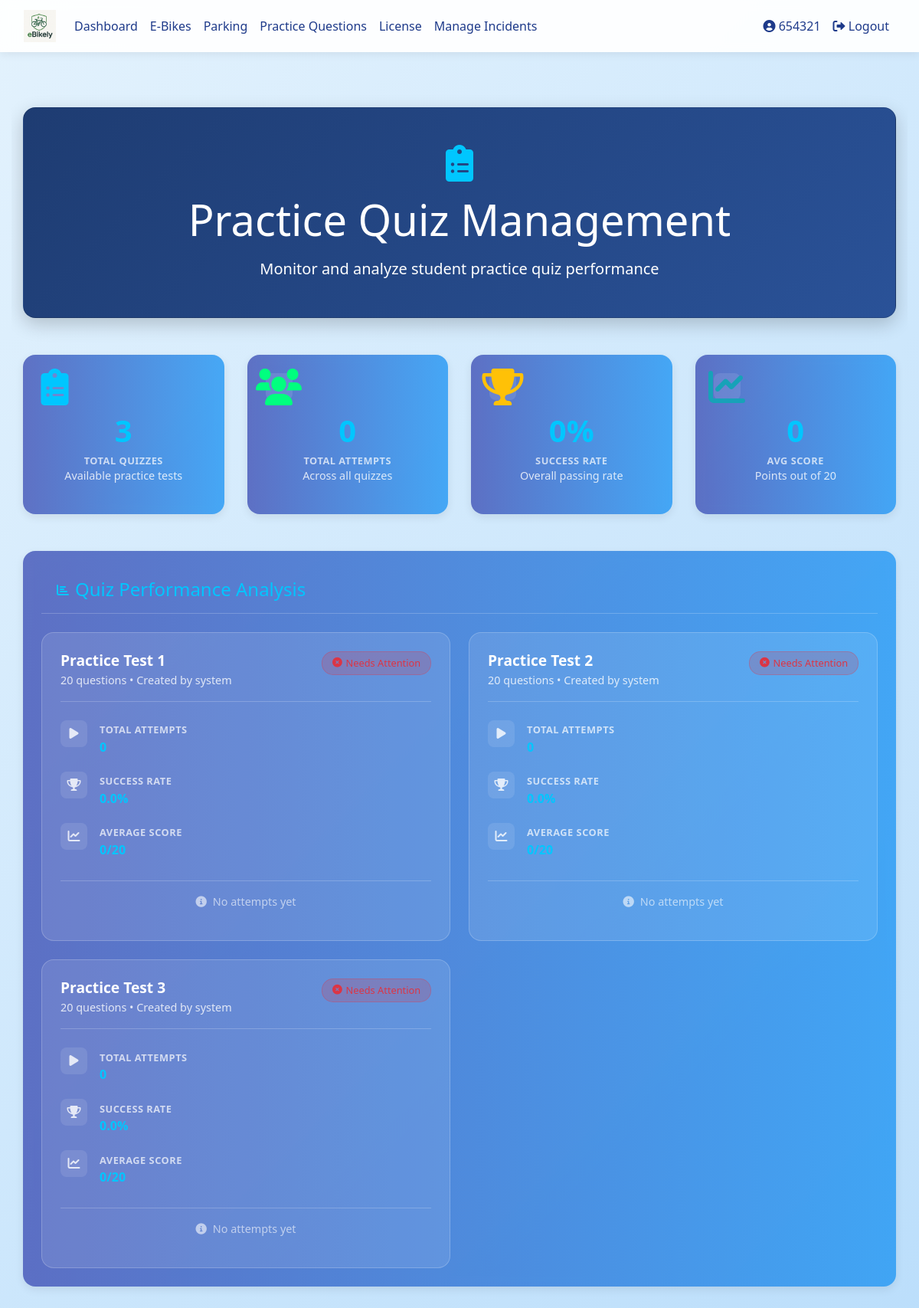
Screenshot of /admin/practice_quizzes (signed in) with the database file from the repository.
### database_setup.py (models this page shows)
class User(Base, UserMixin):
    __tablename__ = 'users'
    id = Column(Integer, primary_key=True)
    username = Column(String(150), unique=True, nullable=False)
    email = Column(String(150), nullable=True)
    password = Column(String(150), nullable=False)
    ebikes = relationship('EBike', back_populates='owner', cascade="all, delete-orphan")
    practice_tests = relationship('PracticeTest', back_populates='user', cascade="all, delete-orphan")
    real_tests = relationship('RealTest', back_populates='user', cascade="all, delete-orphan")
    practice_attempts = relationship("PracticeAttempt", back_populates="user", cascade="all, delete-orphan")
    parking_spot = relationship("ParkingSpot", back_populates="reserved_user", uselist=False)
    reservations = relationship("ParkingReservation", back_populates="user")
    incident_reports = relationship('IncidentReport', foreign_keys='IncidentReport.reported_user_id', back_populates='reported_user')
    has_license = Column(Boolean, default=False)
    role = Column(String(10))  # 'student' or 'teacher'
    department = Column(String(150))  # for teachers
    year = Column(Integer)  # for students
    house = Column(String(50))  # for students

class PracticeTest(Base):
    __tablename__ = 'practice_tests'
    id = Column(Integer, primary_key=True)
    name = Column(String(100), nullable=False)
    user_id = Column(Integer, ForeignKey('users.id'))  # <-- This line fixes the problem
    user = relationship('User', back_populates='practice_tests')  # <-- Define this side of the relationship
    questions = relationship('PracticeQuestion', back_populates='test', cascade="all, delete-orphan")

### app.py (the view)
@app.route('/admin/practice_quizzes')
@login_required
def admin_practice_quizzes():
    if current_user.role != 'teacher':
        flash("Access denied.", "danger")
        return redirect(url_for('dashboard'))
    session = SessionLocal()
    practice_tests = session.query(PracticeTest).all()
    test_stats = []
    for test in practice_tests:
        total_attempts = session.query(PracticeAttempt).filter_by(test_id=test.id).count()
        successful_attempts = session.query(PracticeAttempt).filter(
            PracticeAttempt.test_id == test.id,
            PracticeAttempt.score >= 16  # Assuming 16/20 is passing (80%)
        ).count()
        avg_score = session.query(PracticeAttempt.score).filter_by(test_id=test.id).all()
        average_score = sum([score[0] for score in avg_score]) / len(avg_score) if avg_score else 0
        recent_attempts = session.query(PracticeAttempt).options(
            joinedload(PracticeAttempt.user)
        ).filter_by(test_id=test.id).order_by(PracticeAttempt.attempt_date.desc()).limit(5).all()
        test_stats.append({
            'test': test,
            'total_attempts': total_attempts,
            'successful_attempts': successful_attempts,
            'success_rate': (successful_attempts / total_attempts * 100) if total_attempts > 0 else 0,
            'average_score': round(average_score, 1),
            'recent_attempts': recent_attempts,
            'question_count': len(test.questions)
        })
    session.close()
    return render_template('admin_practice_quizzes.html', test_stats=test_stats)

### templates/admin_practice_quizzes.html (shortened to what this page needs)
{% extends "base.html" %}
{% block content %}
<div class="container welcome-container">
  <div class="hero-section card text-white p-5 mb-5 fade-in">
    <div class="text-center">
      <i class="fas fa-clipboard-list dashboard-icon mb-3"></i>
      <h1 class="display-4 mb-3">Practice Quiz Management</h1>
      <p class="lead mb-0">Monitor and analyze student practice quiz performance</p>
    </div>
  </div>
  <div class="row slide-up-delay g-4 mb-5">
    <div class="col-md-3">
      <div class="card feature-card p-4 text-center">
        <div class="stat-icon mb-3">
          <i class="fas fa-clipboard-list fa-3x text-primary"></i>
        </div>
        <h3 class="stat-number">{{ test_stats|length }}</h3>
        <h5 class="stat-label">Total Quizzes</h5>
        <p class="stat-description">Available practice tests</p>
      </div>
    </div>
    <div class="col-md-3">
      <div class="card feature-card p-4 text-center">
        <div class="stat-icon mb-3">
          <i class="fas fa-users fa-3x text-success"></i>
        </div>
        <h3 class="stat-number">
          {% set total_attempts = test_stats|sum(attribute='total_attempts') %}
        </h3>
        <h5 class="stat-label">Total Attempts</h5>
        <p class="stat-description">Across all quizzes</p>
      </div>
    </div>
    <div class="col-md-3">
      <div class="card feature-card p-4 text-center">
        <div class="stat-icon mb-3">
          <i class="fas fa-trophy fa-3x text-warning"></i>
        </div>
        <h3 class="stat-number">
          {% set total_successful = test_stats|sum(attribute='successful_attempts') %}
        </h3>
        <h5 class="stat-label">Success Rate</h5>
        <p class="stat-description">Overall passing rate</p>
      </div>
    </div>
    <div class="col-md-3">
      <div class="card feature-card p-4 text-center">
        <div class="stat-icon mb-3">
          <i class="fas fa-chart-line fa-3x text-info"></i>
        </div>
        <h3 class="stat-number">
          {% set all_averages = test_stats|selectattr('total_attempts', 'greaterthan', 0)|map(attribute='average_score')|list %}
        </h3>
        <h5 class="stat-label">Avg Score</h5>
        <p class="stat-description">Points out of 20</p>
      </div>
    </div>
  </div>
  <div class="row slide-up-delay">
    <div class="col-12">
      <div class="card feature-card p-4">
        <div class="card-header gradient-blue mb-4">
          <i class="fas fa-chart-bar mr-2"></i>
          <h4 class="mb-0">Quiz Performance Analysis</h4>
        </div>
        {% if test_stats %}
          <div class="quiz-grid">
            {% for stat in test_stats %}
              <div class="quiz-card">
                <div class="quiz-header">
                  <div class="quiz-info">
                    <h5 class="quiz-name">{{ stat.test.name }}</h5>
                    <p class="quiz-meta">{{ stat.question_count }} questions • Created by system</p>
                  </div>
                  <div class="quiz-status">
                    {% if stat.success_rate >= 70 %}
                      <span class="status-badge status-good">
                        <i class="fas fa-check-circle"></i> Good Performance
                      </span>
                    {% elif stat.success_rate >= 50 %}
                      <span class="status-badge status-fair">
                        <i class="fas fa-exclamation-triangle"></i> Fair Performance
                      </span>
                    {% else %}
                      <span class="status-badge status-poor">
                        <i class="fas fa-times-circle"></i> Needs Attention
                      </span>
                    {% endif %}
                  </div>
                </div>
                <div class="quiz-stats">
                  <div class="stat-row">
                    <div class="stat-item">
                      <div class="stat-icon">
                        <i class="fas fa-play"></i>
                      </div>
                      <div class="stat-content">
                        <span class="stat-label">Total Attempts</span>
                        <span class="stat-value">{{ stat.total_attempts }}</span>
                      </div>
                    </div>
                    <div class="stat-item">
                      <div class="stat-icon">
                        <i class="fas fa-trophy"></i>
                      </div>
                      <div class="stat-content">
                        <span class="stat-label">Success Rate</span>
                        <span class="stat-value">{{ "%.1f"|format(stat.success_rate) }}%</span>
                      </div>
                    </div>
                    <div class="stat-item">
                      <div class="stat-icon">
                        <i class="fas fa-chart-line"></i>
                      </div>
                      <div class="stat-content">
                        <span class="stat-label">Average Score</span>
                        <span class="stat-value">{{ stat.average_score }}/20</span>
                      </div>
                    </div>
                  </div>
                </div>
                {% if stat.recent_attempts %}
                  <div class="recent-attempts">
                    <h6 class="attempts-title">
                      <i class="fas fa-clock mr-2"></i>Recent Attempts
                    </h6>
                    <div class="attempts-list">
                      {% for attempt in stat.recent_attempts %}
                        <div class="attempt-item">
                          <div class="attempt-user">
                            <div class="user-avatar">
                              <i class="fas fa-user"></i>
                            </div>
                            <div class="user-info">
                              <span class="user-name">{{ attempt.user.username }}</span>
                              <span class="attempt-time">{{ attempt.attempt_date.strftime('%b %d, %Y') }}</span>
                            </div>
                          </div>
                          <div class="attempt-score">
                            {% if attempt.score >= 16 %}
                              <span class="score-badge score-pass">{{ attempt.score }}/20</span>
                            {% else %}
                              <span class="score-badge score-fail">{{ attempt.score }}/20</span>
                            {% endif %}
                          </div>
                        </div>
                      {% endfor %}
                    </div>
                  </div>
                {% else %}
                  <div class="no-attempts">
                    <i class="fas fa-info-circle mr-2"></i>No attempts yet
                  </div>
                {% endif %}
              </div>
            {% endfor %}
          </div>
        {% endif %}
      </div>
    </div>
  </div>
</div>
<link rel="stylesheet" href="https://cdnjs.cloudflare.com/ajax/libs/font-awesome/6.0.0/css/all.min.css">
{% endblock %}

### templates/base.html (shortened to what this page needs)
<!DOCTYPE html>
<html lang="en">
<head>
  <link rel="stylesheet" href="https://stackpath.bootstrapcdn.com/bootstrap/4.5.2/css/bootstrap.min.css">
  <link rel="stylesheet" href="{{ url_for('static', filename='styles.css') }}">
  <link href="https://cdnjs.cloudflare.com/ajax/libs/font-awesome/5.15.4/css/all.min.css" rel="stylesheet">
</head>
<body>
  <nav class="navbar navbar-expand-lg navbar-light">
    <div class="container-fluid">
      <a class="navbar-brand" href="{{ url_for('dashboard') }}">
        <img src="{{ url_for('static', filename='images/logo.png') }}" alt="E-Bike Manager Logo">
      </a>
      <div class="collapse navbar-collapse justify-content-between" id="navbarNav">
        <ul class="navbar-nav">
          {% if current_user.is_authenticated %}
            <li class="nav-item"><a class="nav-link {% if request.endpoint == 'dashboard' %}active{% endif %}" href="{{ url_for('dashboard') }}">Dashboard</a></li>
            <li class="nav-item"><a class="nav-link {% if request.endpoint == 'ebike_management' %}active{% endif %}" href="{{ url_for('ebike_management') }}">E-Bikes</a></li>
            <li class="nav-item"><a class="nav-link {% if request.endpoint == 'parking_spots' %}active{% endif %}" href="{{ url_for('parking_spots') }}">Parking</a></li>
            <li class="nav-item"><a class="nav-link {% if request.endpoint == 'practice_selection' %}active{% endif %}" href="{{ url_for('practice_selection') }}">Practice Questions</a></li>
            <li class="nav-item"><a class="nav-link" href="{{ url_for('license_page') }}">License</a></li>
            {% if current_user.role == 'student' %}
              <li class="nav-item"><a class="nav-link {% if request.endpoint == 'report_incident' %}active{% endif %}" href="{{ url_for('report_incident') }}">Report Incident</a></li>
            {% elif current_user.role == 'teacher' %}
              <li class="nav-item"><a class="nav-link {% if request.endpoint == 'admin_incidents' %}active{% endif %}" href="{{ url_for('admin_incidents') }}">Manage Incidents</a></li>
            {% endif %}
          {% endif %}
        </ul>
        <ul class="navbar-nav">
          {% if current_user.is_authenticated %}
            <li class="nav-item"><a class="nav-link {% if request.endpoint == 'user_profile' %}active{% endif %}" href="{{ url_for('user_profile') }}"><i class="fas fa-user-circle"></i> {{ current_user.username }}</a></li>
            <li class="nav-item"><a class="nav-link" href="{{ url_for('logout') }}"><i class="fas fa-sign-out-alt"></i> Logout</a></li>
          {% else %}
            <li class="nav-item"><a class="nav-link" href="{{ url_for('login') }}"><i class="fas fa-sign-in-alt"></i> Login</a></li>
            <li class="nav-item"><a class="nav-link" href="{{ url_for('register') }}"><i class="fas fa-user-plus"></i> Register</a></li>
          {% endif %}
        </ul>
      </div>
    </div>
  </nav>
  <div class="container my-4">
    {% block content %}{% endblock %}
  </div>
</body>
</html>

### rows the page displays
User: username "654321"
PracticeTest: test.name "Practice Test 1"
PracticeTest: test.name "Practice Test 2"
PracticeTest: test.name "Practice Test 3"

### other values shown
{{ stat.question_count }} "20" "20" "20"
